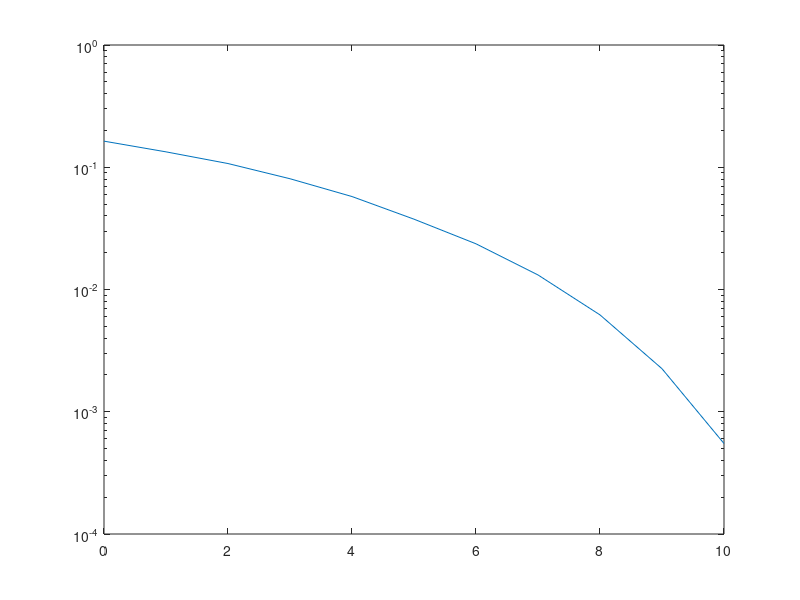

MATLAB code for this plot:
%% generate bit stream
bitsNum=20000;
%% BPSK Modulation
Syms = 2*randi([0,1],1,bitsNum)-1;


%% AWGN
noise=randn(1,bitsNum);

%% BER Calculation
ber=[]; %empty vector for concatination ber reults
var=[0.1, 0.1259, 0.1585, 0.1995, 0.2512, 0.3162, 0.3981, 0.5012, 0.6310, 0.7943, 1]; 
for v=var;
    n=sqrt(v).*noise;
    
    % recived signal:
    y=Syms+n;
    
    % ML rule:
    deI=ones(1,bitsNum); % initiat detection vector with all ones.
    deI(find(y<0))=-1; % replace the value by -1 in the corresponding locations to real(y)<0
                                                      % imagiry part is ignored as it's pure noise                           
    
    % Demodulation
      
    % BER
    b=(sum(Syms~=deI)/bitsNum);
    ber=[ber b];                                                   
    
end
snr=10*log10(1./var);
semilogy(snr,ber);